Frame 1 (no input): blank canvas, image omitted
Frame 60 (no input): blank canvas, image omitted
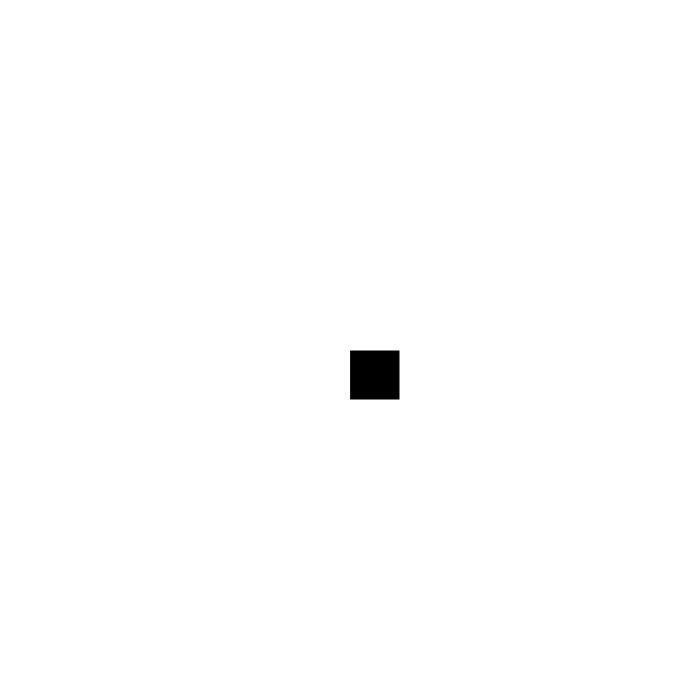
Frame 120 (the mouse pressed at the canvas centre since frame 60)

The p5.js sketch whose frames 1 and 60 were blank and that drew this single picture after the mouse press (run headless with seeded random() and noise() and a simulated clock; from frame 60 on, the mouse is pressed at the canvas centre):

// p5.js sketch
// ── sketch.js
function setup() {
  createCanvas(700, 700);
  background ("white")
}

function draw() {
  stroke("white")
  fill("black")

 if(mouseIsPressed) {
      rect(mouseX, mouseY, 50, 50)
  } 
}
  

// ── sktech.js
function setup() {
    createCanvas(600, 600);
    background("white");
  }
  
  function draw() {
    stroke("blue");
    fill("red");
  
    // console.log(mouseIsPressed)
  
    if (mouseIsPressed) {
      rect(mouseX, mouseY, 20, 35);
    }
  }
